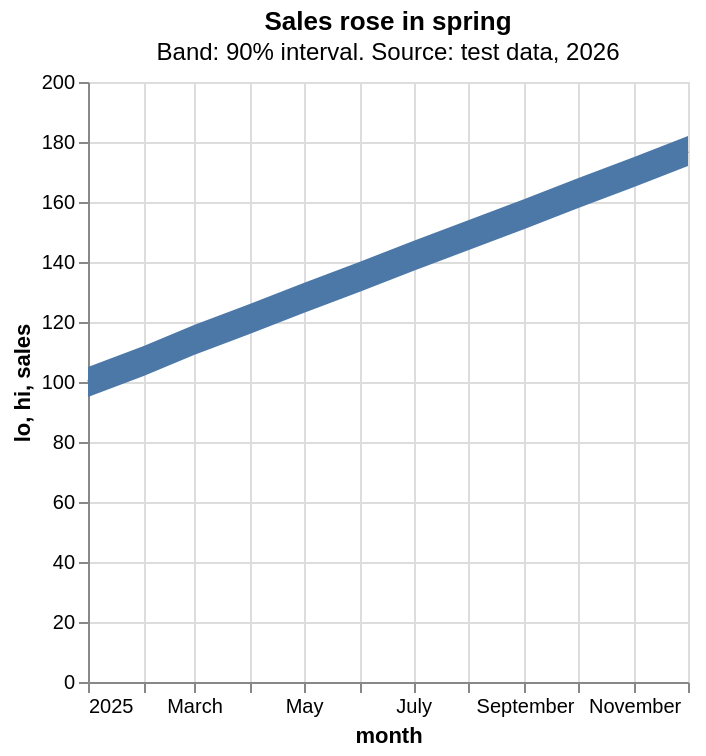

The specification (Vega-Lite) saved for this image:
### Vega-Lite specification from a JSON file in a GitHub repository (floating-point values rounded to 4 significant figures)
{"title": {"text": "Sales rose in spring", "subtitle": "Band: 90% interval. Source: test data, 2026"}, "data": {"values": [{"month": "2025-01-01", "sales": 100, "lo": 95, "hi": 105}, {"month": "2025-02-01", "sales": 107, "lo": 102, "hi": 112}, {"month": "2025-03-01", "sales": 114, "lo": 109, "hi": 119}, {"month": "2025-04-01", "sales": 121, "lo": 116, "hi": 126}, {"month": "2025-05-01", "sales": 128, "lo": 123, "hi": 133}, {"month": "2025-06-01", "sales": 135, "lo": 130, "hi": 140}, {"month": "2025-07-01", "sales": 142, "lo": 137, "hi": 147}, {"month": "2025-08-01", "sales": 149, "lo": 144, "hi": 154}, {"month": "2025-09-01", "sales": 156, "lo": 151, "hi": 161}, {"month": "2025-10-01", "sales": 163, "lo": 158, "hi": 168}, {"month": "2025-11-01", "sales": 170, "lo": 165, "hi": 175}, {"month": "2025-12-01", "sales": 177, "lo": 172, "hi": 182}]}, "layer": [{"mark": "area", "encoding": {"x": {"field": "month", "type": "temporal"}, "y": {"field": "lo", "type": "quantitative"}, "y2": {"field": "hi"}}}, {"mark": "line", "encoding": {"x": {"field": "month", "type": "temporal"}, "y": {"field": "sales", "type": "quantitative"}}}]}
